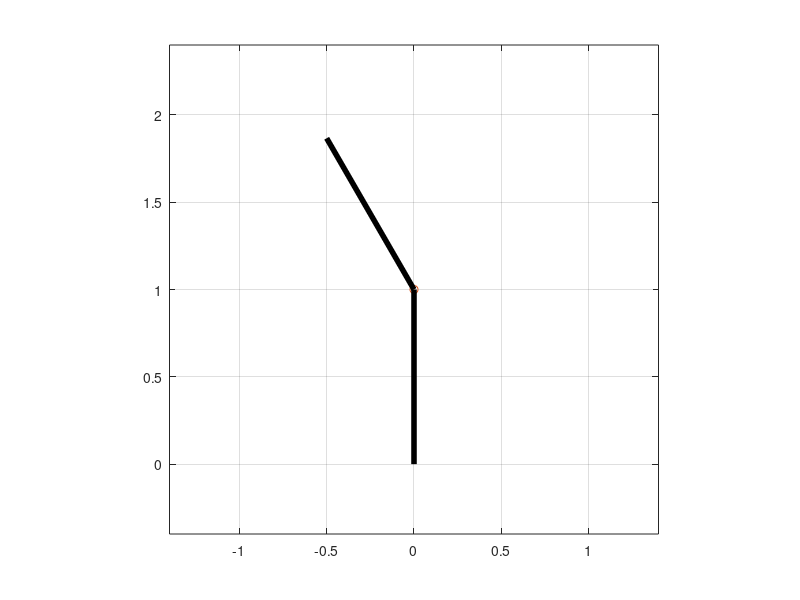

Write MATLAB code to recreate this figure. (Note: this script raises an error after producing the figure.)
function joint1_inverse
clear all
global l1 l2 s1 s2 I1 I2 m1 m2 g v cx cy
l1=1;
l2=1;
s1=0.5;
s2=0.5;
m1=1;
m2=1;
g=9.81;
I1=m1*l1^2/12;
I2=m2*l2^2/12;

v=0.5;
cx=l1*cos(pi/2)+l2*cos(2*pi/3);
cy=l1*sin(pi/2)+l2*sin(2*pi/3);

TSPAN=[0:1E-2:2];
X0=[s1*cos(pi/2) s1*sin(pi/2) pi/2 l1*cos(pi/2)+s2*cos(2*pi/3) l1*sin(pi/2)+s2*sin(2*pi/3) 2*pi/3 0 0 0 0 0 0]';
[t,X]=ode45(@func,TSPAN,X0);

for i=1:length(X)
    figure(1);
    plot([0,0],[0,0]);
    grid;
    axis square;
    xmin=-1.4;xmax=1.4;ymin=-0.4;ymax=2.4;
    axis([xmin,xmax,ymin,ymax]);
    hold on;
    xQ=X(i,1)-s1*cos(X(i,3));
    yQ=X(i,2)-s1*sin(X(i,3));
    xP1=X(i,1)+(l1-s1)*cos(X(i,3));
    yP1=X(i,2)+(l1-s1)*sin(X(i,3));
    xP2=X(i,4)-s2*cos(X(i,6));
    yP2=X(i,5)-s2*sin(X(i,6));
    xR=X(i,4)+(l2-s2)*cos(X(i,6));
    yR=X(i,5)+(l2-s2)*sin(X(i,6));
    plot(xP2,yP2,'o');
    plot([xP1,xQ],[yP1,yQ],'k','linewidth',4);
    plot([xP2,xR],[yP2,yR],'k','linewidth',4);
    drawnow
    hold off
    set(1,'doublebuffer','on')
end

figure(2);
plot(t,X(:,3))
xlabel('time','FontSize',18);
ylabel('X(6)','FontSize',18);


figure(3);
plot(t,X(:,6))
xlabel('time','FontSize',18);
ylabel('phi2','FontSize',18);

function dXdt=func(t,X)
global l1 l2 s1 s2 I1 I2 m1 m2 g v cx cy

M1=[m1 0 0;
    0 m1 0;
    0 0 I1];
M2=[m2 0 0;
    0 m2 0;
    0 0 I2];
Q=[0;
    -m1*g;
    0;
    0;
    -m2*g;
    0];
Cq1=[1 0 s1*sin(X(6));
     0 1 -s1*cos(X(6));
     1 0 -(l1-s1)*sin(X(6));
     0 1  (l1-s1)*cos(X(6));
     0 0 0;
     0 0 0];
  
Cq2=[0 0 0;
    0 0 0;
    -1 0 -s2*sin(X(3));
    0 -1 s2*cos(X(3));
    1 0 -(l2-s2)*sin(X(3));
    0 1 (l2-s2)*cos(X(3))];
A=[M1 zeros(3,3) Cq1';
   zeros(3,3) M2 Cq2';
   Cq1 Cq2 zeros(6,6)];

alph=50;
beta=50;
 
C=[X(4)-s1*cos(X(6));
    X(5)-s1*sin(X(6));
    X(4)+(l1-s1)*cos(X(6))-X(1)+s2*cos(X(3));
    X(5)+(l1-s1)*sin(X(6))-X(2)+s2*sin(X(3));
    X(1)+(l2-s2)*cos(X(3))-(v*t+cx);
    X(2)+(l2-s2)*sin(X(3))-cy];

C1=[X(10)+s1*X(12)*sin(X(6));
    X(11)-s1*X(12)*cos(X(6));
    X(10)-(l1-s1)*X(12)*sin(X(6))-X(7)-s2*X(9)*sin(X(3));
    X(11)+(l1-s1)*X(12)*cos(X(6))-X(8)+s2*X(9)*cos(X(3))
    X(7)-(l2-s2)*sin(X(3))*X(9)-v;
    X(8)+(l2-s2)*cos(X(3))*X(9)];

Gm=-[-s1*X(12)^2*cos(X(6));
    -s1*X(12)^2*sin(X(6));
    (l1-s1)*X(12)^2*cos(X(6))+s2*X(9)^2*cos(X(3));
    (l1-s1)*X(12)^2*sin(X(6))+s2*X(9)^2*sin(X(3));
    -(l2-s2)*cos(X(3))*X(9)^2;
    -(l2-s2)*sin(X(3))*X(9)^2];%-2*alph*C1-(beta^2)*C;
RHS=[Q;
    Gm];
ACC=A\RHS;
dXdt=zeros(12,1);
dXdt(1:6)=X(7:12);
dXdt(7:12)=ACC(1:6);